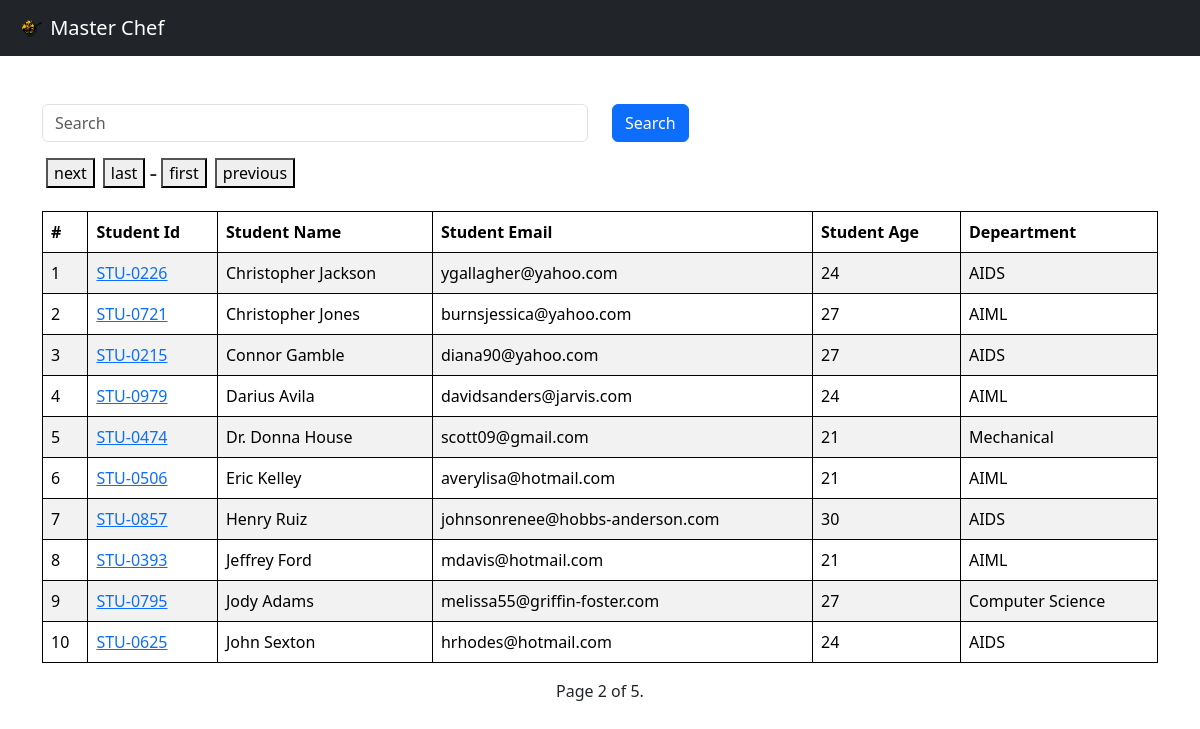
Page /report/?search=&page=2 on the committed database.
### vege/models.py (models this page shows, shortened)
class Student(models.Model):
    department = models.ForeignKey(Department , related_name="depart" , on_delete=models.CASCADE)
    student_id = models.OneToOneField(StudentID , related_name="studentid" , on_delete=models.CASCADE)
    student_name = models.CharField(max_length=100)
    student_email = models.EmailField(unique=True)
    student_age = models.IntegerField(default=18)
    student_address = models.TextField()
    is_deleted = models.BooleanField(default=False)
    objects = StudentManager()
    admin_objects = models.Manager()
    class Meta:
        ordering = ['student_name']
        verbose_name = "student"

class StudentID(models.Model):
    student_id = models.CharField(max_length=100)
    def __str__(self) -> str:
        return self.student_id

class Department (models.Model):
    department = models.CharField(max_length=100)
    def __str__(self) -> str:
        return self.department
    class Meta:
        ordering = ['department']

### vege/views.py (the view)
# urls.py: path('report/',get_students,name="get_students"),
def get_students(request):
    queryset = Student.objects.all()
    if request.GET.get('search'):
        search = request.GET.get('search')
        queryset = queryset.filter(
            Q(student_name__icontains = search) |
            Q(department__department__icontains = search) |
            Q(student_id__student_id__icontains = search) |
            Q(student_email__icontains = search) |
            Q(student_age__icontains = search)
         )
        paginator = Paginator(queryset, 10)  # Show 25 contacts per page.
        page_number = request.GET.get("page")
        page_obj = paginator.get_page(page_number)
        return render(request, "report/report.html", {"queryset": page_obj,"search":search})
    else:
        paginator = Paginator(queryset, 10)  # Show 25 contacts per page.
        page_number = request.GET.get("page")
        page_obj = paginator.get_page(page_number)
        return render(request, "report/report.html", {"queryset": page_obj})

### vege/models.py (called while the page is built)
    def get_queryset(self):
        return super().get_queryset().filter(is_deleted=False)

### vege/templates/report/report.html (shortened to what this page needs)
<!DOCTYPE html>
<html lang="en">
<head>
  <link href="https://cdn.jsdelivr.net/npm/bootstrap@5.3.1/dist/css/bootstrap.min.css" rel="stylesheet"
>
</head>
<body>
  <nav class="navbar navbar-dark bg-dark">
    <a class="navbar-brand" href="#">
      <img src="/media/ico.png" width="30" height="30" class="d-inline-block align-top display-1 ml-3"
        style="margin-left: 15px;" alt="">
      Master Chef
    </a>
  </nav>
  <div class="container  pt-5">
    <form class="mb-3">
    <div class="row">
        <div class="col-md-6">
          <input class="form-control" placeholder="Search"  name="search">
        </div>
        <div class="col-md-6">
          <button class="btn btn-primary">Search</button>
        </div>
      </div>
    </form>
    <div class="pagination">
      <span class="step-links d-inline-flex">
        {% if queryset.has_next %}
        <a href="?search={{search}}&page={{ queryset.next_page_number }}" class="px-1"><button>next</button></a>
        <a href="?search={{search}}&page={{ queryset.paginator.num_pages }}" class="px-1"><button>last</button></a>
        {% endif %}
        <h4>-</h4>
        {% if queryset.has_previous %}
        <a href="?search={{search}}&page=1" class="px-1" ><button>first</button></a>
        <a href="?search={{search}}&page={{ queryset.previous_page_number }}" class="px-1"><button>previous</button></a>
        {% endif %}
      </span>
    </div>
    <div class="pt-3">
    <table class="table table-striped ">
      <thead>
        <tr>
          <th scope="col">#</th>
          <th scope="col">Student Id</th>
          <th scope="col">Student Name</th>
          <th scope="col">Student Email</th>
          <th scope="col">Student Age</th>
          <th scope="col">Depeartment</th>
        </tr>
      </thead>
      <tbody>
        {% for student in queryset %}
        <tr>
          <td>{{forloop.counter}}</td>
          <td><a href="{% url 'see_marks' student.student_id %}">{{student.student_id}}</a></td>
          <td>{{student.student_name}}</td>
          <td>{{student.student_email}}</td>
          <td>{{student.student_age}}</td>
          <td>{{student.department}}</td>
        </tr>
        {% endfor %}
      </tbody>
    </table>
    </div>
    <span class="current d-flex justify-content-center">
      Page {{ queryset.number }} of {{ queryset.paginator.num_pages }}.
    </span>
  </div>
</body>
</html>

### vege/templates/report/report.html (style rules this page uses)
table, th, td { border: 1px solid black; }

### rows in the picture
Student: student_id "STU-0226", student_name "Christopher Jackson", student_email "ygallagher@yahoo.com", student_age "24", department "AIDS"
Student: student_id "STU-0721", student_name "Christopher Jones", student_email "burnsjessica@yahoo.com", student_age "27", department "AIML"
Student: student_id "STU-0215", student_name "Connor Gamble", student_email "diana90@yahoo.com", student_age "27", department "AIDS"
Student: student_id "STU-0979", student_name "Darius Avila", student_email "davidsanders@jarvis.com", student_age "24", department "AIML"
Student: student_id "STU-0474", student_name "Dr. Donna House", student_email "scott09@gmail.com", student_age "21", department "Mechanical"
Student: student_id "STU-0506", student_name "Eric Kelley", student_email "averylisa@hotmail.com", student_age "21", department "AIML"
Student: student_id "STU-0857", student_name "Henry Ruiz", student_email "johnsonrenee@hobbs-anderson.com", student_age "30", department "AIDS"
Student: student_id "STU-0393", student_name "Jeffrey Ford", student_email "mdavis@hotmail.com", student_age "21", department "AIML"
Student: student_id "STU-0795", student_name "Jody Adams", student_email "melissa55@griffin-foster.com", student_age "27", department "Computer Science"
Student: student_id "STU-0625", student_name "John Sexton", student_email "hrhodes@hotmail.com", student_age "24", department "AIDS"

### other values in the picture
{{ queryset.number }} "2"
{{ queryset.paginator.num_pages }} "5"
